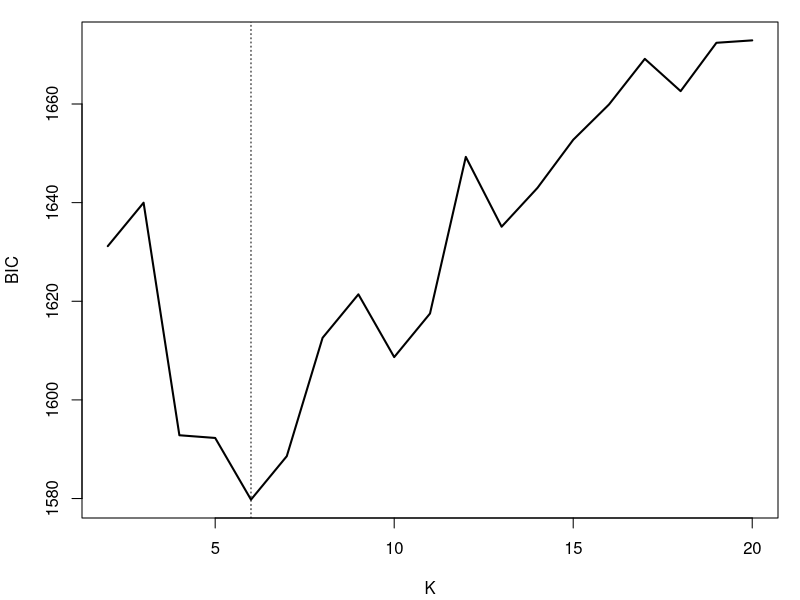
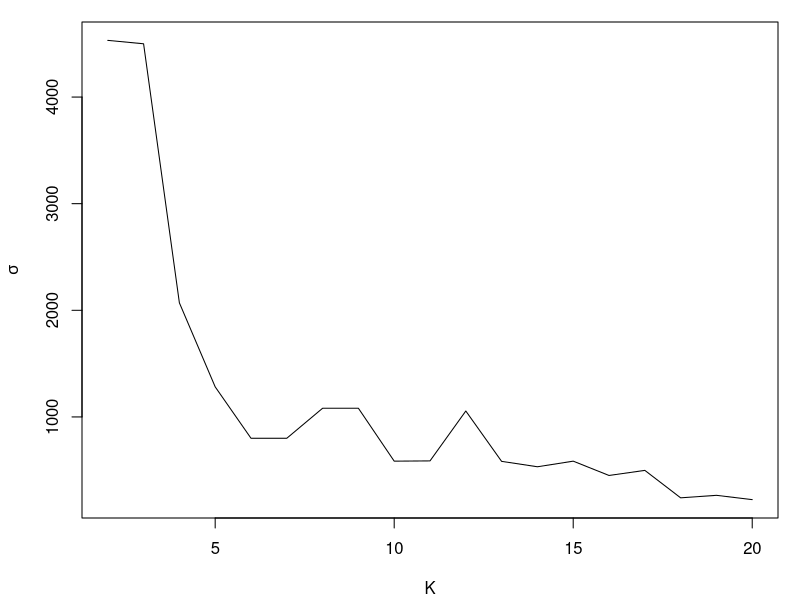
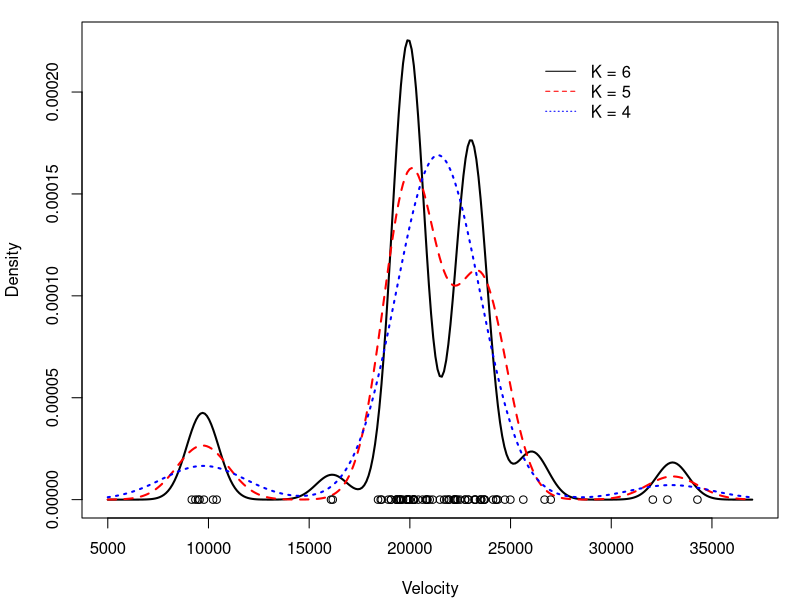
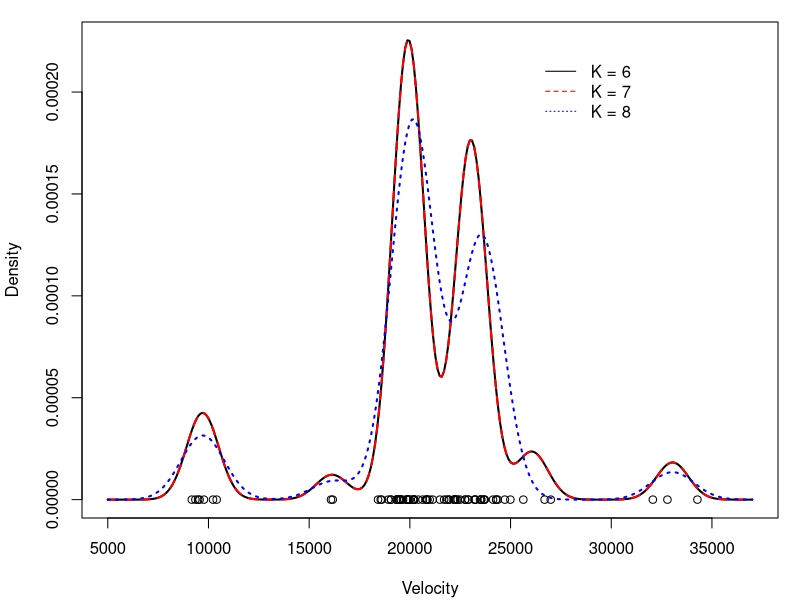
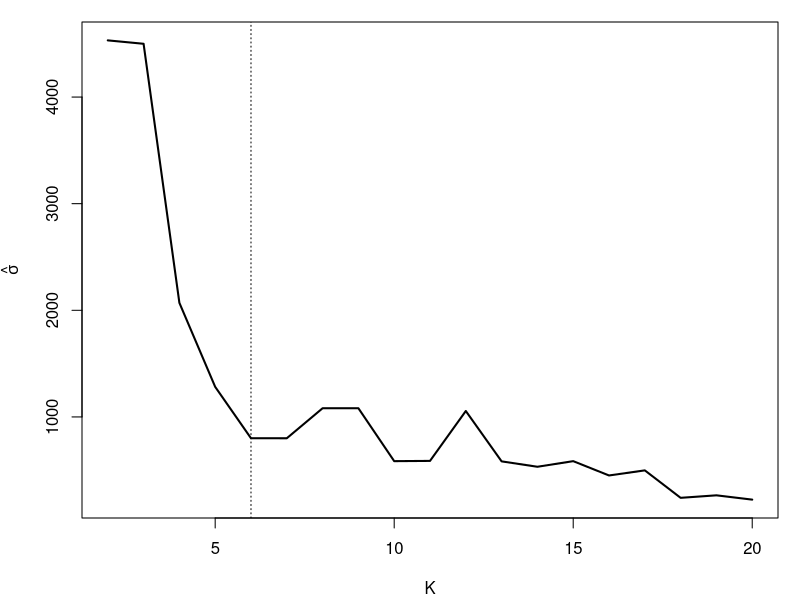

Recreate these plots in R, in order.
## Illustrating the use of BIC to estimate the number of components of a Mixture Model
## using the galaxies dataset
rm(list=ls())

### Loading data and setting up global variables
library(MASS)
data(galaxies)
x  = galaxies
n  = length(x)
set.seed(781209)

KKmax = 20
BIC   = rep(0, KKmax-1)

w.sum  = vector("list", KKmax-1)
mu.sum = vector("list", KKmax-1)
sigma.sum = rep(0, KKmax-1)

for(KK in 2:KKmax){
  ### First, compute the "Maximum Likelihood" density estimate 
  ### associated with a location mixture of 6 Gaussian distributions 
  ### using the EM algorithm
  ## Initialize the parameters
  w     = rep(1,KK)/KK
  mu    = rnorm(KK, mean(x), sd(x))
  sigma = sd(x)/KK
  
  epsilon = 0.000001
  s       = 0
  sw      = FALSE
  KL      = -Inf
  KL.out  = NULL
  
  while(!sw){
    ## E step
    v = array(0, dim=c(n,KK))
    for(k in 1:KK){
      v[,k] = log(w[k]) + dnorm(x, mu[k], sigma,log=TRUE)  
    }
    for(i in 1:n){
      v[i,] = exp(v[i,] - max(v[i,]))/sum(exp(v[i,] - max(v[i,])))
    }
    
    ## M step
    # Weights
    w = apply(v,2,mean)
    mu = rep(0, KK)
    for(k in 1:KK){
      for(i in 1:n){
        mu[k]    = mu[k] + v[i,k]*x[i]
      }
      mu[k] = mu[k]/sum(v[,k])
    }
    # Standard deviations
    sigma = 0
    for(i in 1:n){
      for(k in 1:KK){
        sigma = sigma + v[i,k]*(x[i] - mu[k])^2
      }
    }
    sigma = sqrt(sigma/sum(v))
    
    ##Check convergence
    KLn = 0
    for(i in 1:n){
      for(k in 1:KK){
        KLn = KLn + v[i,k]*(log(w[k]) + 
                              dnorm(x[i], mu[k], sigma, log=TRUE))
      }
    }
    if(abs(KLn-KL)/abs(KLn)<epsilon){
      sw=TRUE
    }
    KL = KLn
    KL.out = c(KL.out, KL)
    s = s + 1
    print(paste(s, KLn))
  }
  
  w.sum[[KK-1]]  = w
  mu.sum[[KK-1]] = mu
  sigma.sum[KK-1] = sigma
  
  
  ## Computing BIC
  for(i in 1:n){
    BIC[KK-1] = BIC[KK-1] - 2*log(sum(w*dnorm(x[i], mu, sigma)))
  }
  BIC[KK-1] = BIC[KK-1] + ((KK-1) + 1 + KK)*log(n)  ### KK-1 independent weights, one variance, and KK means
}

## Plot of BIC as a function of K
par(mfrow=c(1,1))
par(mar=c(4,4,1,1) + 0.1)
plot(seq(2,KKmax), BIC, type="l", xlab="K", ylab="BIC", lwd=2)
abline(v=6, lty=3)

par(mar=c(4,4,1,1) + 0.1)
plot(seq(2,KKmax), sigma.sum, type="l", xlab="K", ylab=expression(sigma))


## Computing density estimates for various values of K
density.est = function(xx, w, mu, sigma){
  KK  = length(w)
  nxx = length(xx)
  density.EM = rep(0, nxx)
  for(s in 1:nxx){
    for(k in 1:KK){
      density.EM[s] = density.EM[s] + w[k]*dnorm(xx[s], mu[k], sigma)
    }
  }
  return(density.EM)
}

xx  = seq(5000,37000,length=300)
KK = 8
mdeKK8 = density.est(xx, w.sum[[KK-1]], mu.sum[[KK-1]], sigma.sum[KK-1])
KK = 7
mdeKK7 = density.est(xx, w.sum[[KK-1]], mu.sum[[KK-1]], sigma.sum[KK-1])
KK = 6
mdeKK6 = density.est(xx, w.sum[[KK-1]], mu.sum[[KK-1]], sigma.sum[KK-1])
KK = 5
mdeKK5 = density.est(xx, w.sum[[KK-1]], mu.sum[[KK-1]], sigma.sum[KK-1])
KK = 4
mdeKK4 = density.est(xx, w.sum[[KK-1]], mu.sum[[KK-1]], sigma.sum[KK-1])

## Comparing density estimates for K=4, 5 and 6
par(mar=c(4,4,1,1)+0.1)
plot(xx, mdeKK6, type="n",ylim=c(0,max(c(mdeKK4,mdeKK5,mdeKK6,mdeKK7))), 
     xlab="Velocity", ylab="Density")
lines(xx, mdeKK6, col="black", lty=1, lwd=2)
lines(xx, mdeKK5, col="red", lty=2, lwd=2)
lines(xx, mdeKK4, col="blue", lty=3, lwd=2)
points(x, rep(0,n))
legend(26000, 0.00022, c("K = 6","K = 5","K = 4"), 
       lty=c(1,2,3), col=c("black","red","blue"), bty="n")

## Comparing density estimates for K=6, 7 and 8
par(mar=c(4,4,1,1)+0.1)
plot(xx, mdeKK6, type="n",ylim=c(0,max(c(mdeKK6,mdeKK7,mdeKK8))), 
     xlab="Velocity", ylab="Density")
lines(xx, mdeKK6, col="black", lty=1, lwd=2)
lines(xx, mdeKK7, col="red", lty=2, lwd=2)
lines(xx, mdeKK8, col="blue", lty=3, lwd=2)
points(x, rep(0,n))
legend(26000, 0.00022, c("K = 6","K = 7","K = 8"), 
       lty=c(1,2,3), col=c("black","red","blue"), bty="n")


## What happens with the variance (bandwidth) as K increases
par(mar=c(4,4,1,1) + 0.1)
plot(seq(2,KKmax), sigma.sum, type="l", xlab="K", 
     ylab=expression(hat(sigma)), lwd=2)
abline(v=6, lty=3)
